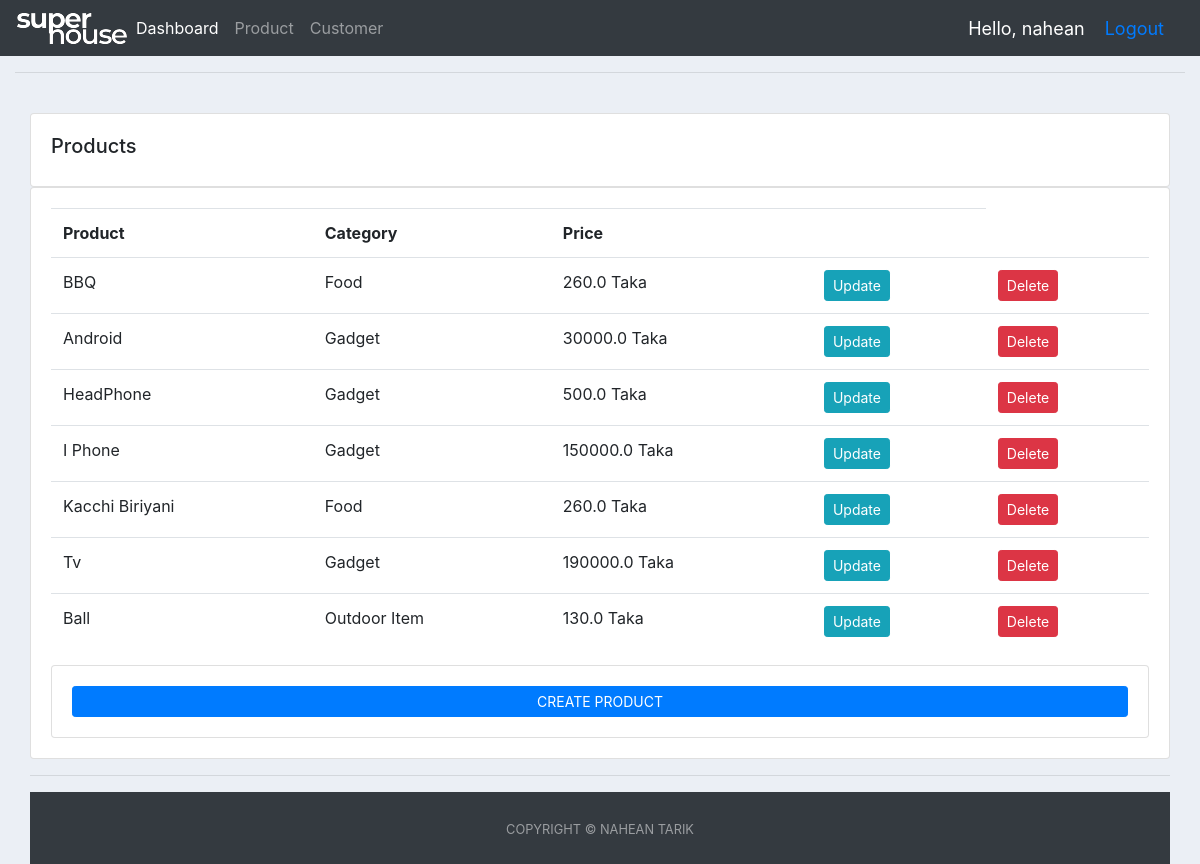
Before: /product/ (signed in) with the older database file.
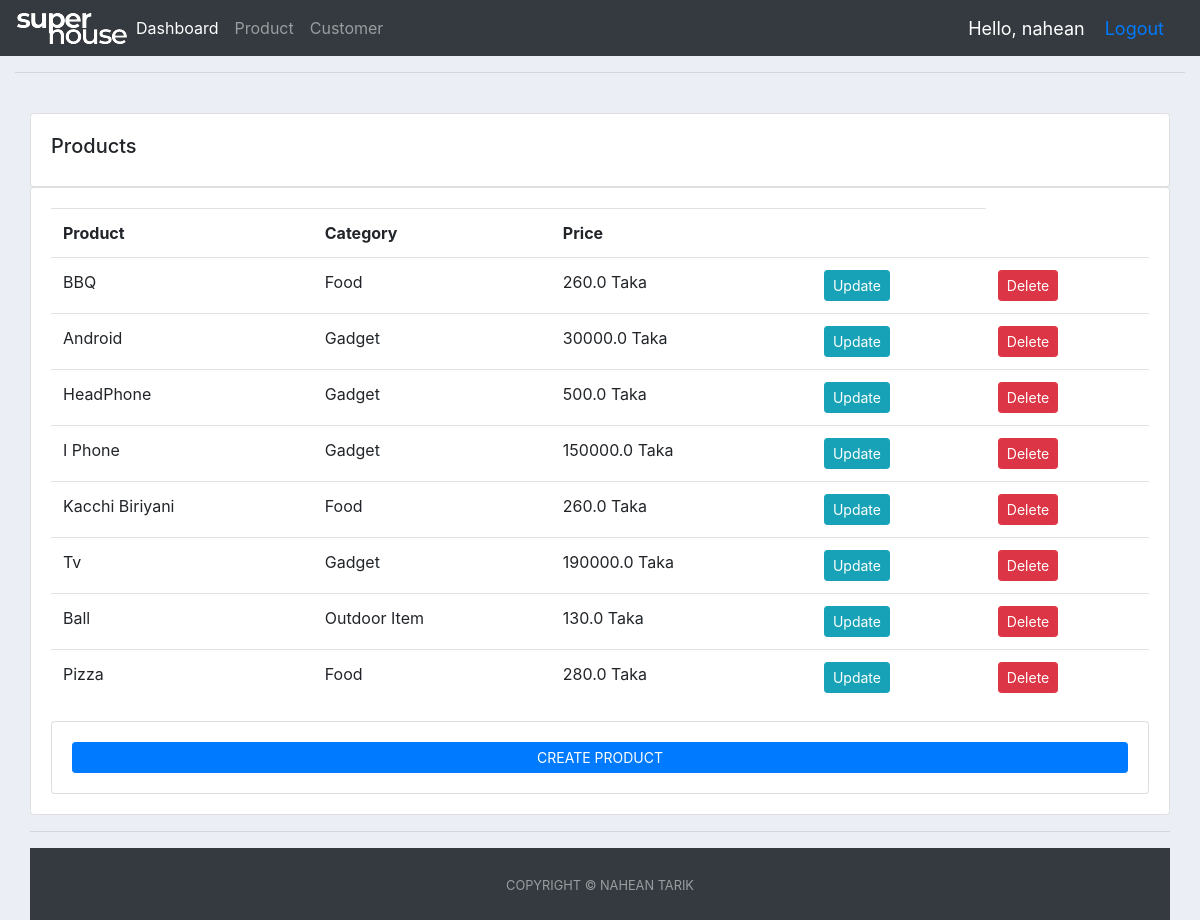
After: the same page with the newer database file.
### accounts/models.py (models this page shows, shortened)
class Product(models.Model):
    CATEGORY = (
        ('Food', 'Food'),
        ('Outdoor Item', 'Outdoor Item'),
        ('Gadget', 'Gadget'),
    )
    name = models.CharField(max_length=200, null=True)
    price = models.FloatField(null=True)
    category = models.CharField(max_length=200, null=True, choices=CATEGORY)
    Description = models.CharField(max_length=200, null=True, blank=True)
    date_created = models.DateTimeField(auto_now_add=True, null=True)
    tags = models.ManyToManyField(Tag)

### accounts/decorators.py (the view)
        def wrapper_func(request, *args, **kwargs):
            group = None
            if request.user.groups.exists():
                group = request.user.groups.all()[0].name
            if group in allowed_roles:
                return view_func(request, *args, **kwargs)
            else:
                return HttpResponse('You are not authorized to view this page')

### accounts/views.py (called while the page is built)
@login_required(login_url='login')
@allowed_users(allowed_roles=['admin'])
def product(request):
    products = Product.objects.all()
    return render(request, 'accounts/product.html', {'products': products})

### accounts/templates/accounts/product.html (shortened to what this page needs)
{% extends 'accounts/main.html' %} {% block content %}
<div class="container-fluid">
  <br />
  <div class="row">
    <div class="col-md">
      <div class="card card-body">
        <h5>Products</h5>
      </div>
      <div class="card card-body">
        <table class="table">
          <tr>
            <th>Product</th>
            <th>Category</th>
            <th>Price</th>
            <th></th>
          </tr>
          {% for i in products %}
          <tr>
            <td>{{i.name}}</td>
            <td>{{i.category}}</td>
            <td>{{i.price}} Taka</td>
            <td>
              <a
                class="btn btn-sm btn-info"
                href="{% url 'update_product' i.id %}"
                >Update</a
              >
            </td>
            <td>
              <a
                class="btn btn-sm btn-danger"
                href="{% url 'delete_product' i.id %}"
                >Delete</a
              >
            </td>
          </tr>
          {% endfor %}
        </table>
        <div class="card card-body">
          <a
            class="prevent-submit btn btn-primary btn-sm btn-block"
            href="{% url 'CreateProduct' %}"
            >CREATE PRODUCT</a
          >
        </div>
      </div>
    </div>
  </div>
  {% endblock %}

Changed rows visible on the page:
added Product: name "Pizza", category "Food", price "280.0"
